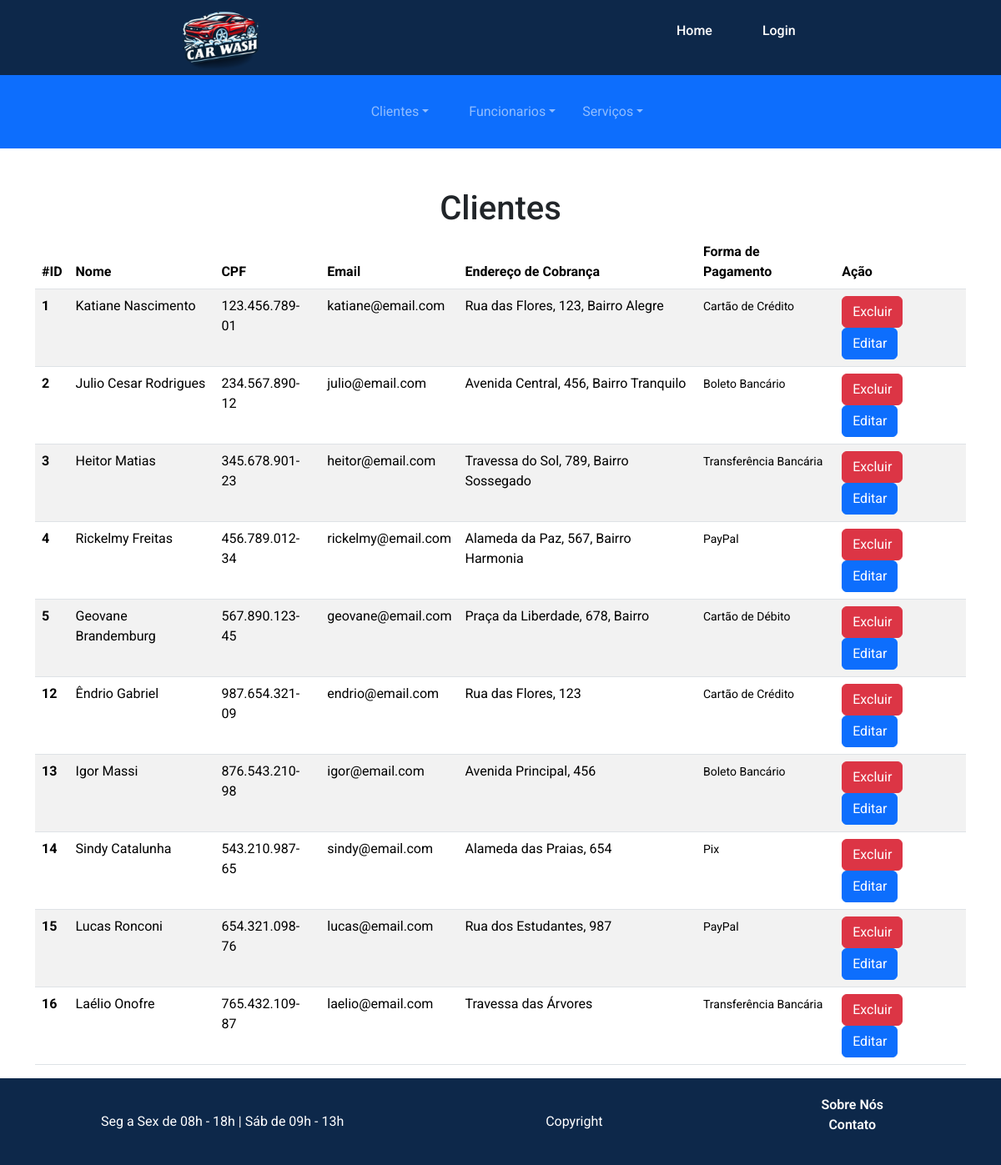
Screenshot of /backEnd/clienteLista.php with the database file from the repository.
### tables this page shows
CREATE TABLE `pessoas` (
  `id_pessoa` int(11) NOT NULL,
  `nome` varchar(255) NOT NULL,
  `cpf` varchar(255) NOT NULL,
  `email` varchar(255) NOT NULL
);

CREATE TABLE `clientes` (
  `id_cliente` int(11) NOT NULL,
  `enderecoCobranca` varchar(255) NOT NULL,
  `formaPagamento` varchar(255) NOT NULL
);

### Classes/Database.class.php (called while the page is built, shortened)
<?php
class Database
{
    private $host;
    private $username;
    private $password;
    private $database;
    private $connection;
    public function __construct($host, $username, $password, $database)
    {
        $this->host = $host;
        $this->username = $username;
        $this->password = $password;
        $this->database = $database;
    }
    private function connect()
    {
        $this->connection = new mysqli($this->host, $this->username, $this->password, $this->database);
    }
    public function query($sql)
    {
        return $this->connection->query($sql);
    }
}
?>

### control/DataBaseControl.class.php (called while the page is built)
<?php
require_once "../Classes/Database.class.php";
$db = new Database("localhost", "root", "", "lava_jato");
?>

### control/ClientesControl.class.php (called while the page is built, shortened)
<?php
require_once "../Classes/Clientes.class.php";
class ClienteControl {
    private $conexao;
    function __construct($conexao) {
        $this->conexao = $conexao;
    }
    public function listarObj() {
        $sql = "SELECT * FROM clientes";
        $result = $this->conexao->query($sql);
        $clientes = array();
        if ($result->num_rows > 0) {
            while ($row = $result->fetch_assoc()) {
                $clientes[] = $row;
            }
        }
        $sql = "SELECT * FROM pessoas";
        $result = $this->conexao->query($sql);
        $pessoas = array();
        if ($result->num_rows > 0) {
            while ($row = $result->fetch_assoc()) {
                foreach ($clientes as $cliente) {
                    if ($row['id_pessoa'] == $cliente['id_cliente']) {
                        $pessoas[] = $row;
                    }
                }
            }
        }
        if (count($clientes) != 0 && count($pessoas) != 0) {
            $clientesPessoas = array();
            for ($i = 0; $i < count($pessoas); $i++) {
                $clientesPessoas[$i] = new Cliente($pessoas[$i]['nome'], $pessoas[$i]['cpf'], $pessoas[$i]['email'], $clientes[$i]['enderecoCobranca'], $clientes[$i]['formaPagamento']);
                $clientesPessoas[$i]->setId($pessoas[$i]['id_pessoa']);
            }
            return $clientesPessoas;
        }
        return null;
    }
}
?>

### Classes/Pessoas.class.php (called while the page is built, shortened)
<?php
class Pessoas {
    private $id;
    private $nome;
    private $cpf;
    private $email;
    function __construct($nome = "", $cpf = "", $email = "")
    {
        $this->nome = $nome;
        $this->cpf = $cpf;
        $this->email = $email;
    }
    function getEmail()
    {
        return $this->email;
    }
    function getNome()
    {
        return $this->nome;
    }
    function getCpf()
    {
        return $this->cpf;
    }
    function getId()
    {
        return $this->id;
    }
    function setId($id)
    {
        return $this->id = $id;
    }
}
?>

### Classes/Clientes.class.php (called while the page is built, shortened)
<?php
require_once "Pessoas.class.php";
class Cliente extends Pessoas {
    private $enderecoCobranca;
    private $formaPagamento;
    function __construct($nome = "", $cpf = "", $email = "", $enderecoCobranca = "", $formaPagamento = "") {
        $this->enderecoCobranca = $enderecoCobranca;
        $this->formaPagamento = $formaPagamento;
    }
    function getEnderecoCobranca() {
        return $this->enderecoCobranca;
    }
    function getFormaPagamento() {
        return $this->formaPagamento;
    }
}
?>

### backEnd/clienteLista.php (the view, shortened to what this page needs)
<?php
require_once "../control/ClientesControl.class.php";
require_once "../control/DataBaseControl.class.php";
require_once "siteConfig.php";
criaHeader();
criarGerenciar();
$clienteControl = new ClienteControl($db);
?>
<div class="container">
    <h1 class ="text-center mt-5">Clientes</h1>
    <table class="table table-striped">
        <thead>
            <tr>
                <th scope="col">#ID</th>
                <th scope="col">Nome</th>
                <th scope="col">CPF</th>
                <th scope="col">Email</th>
                <th scope="col">Endereço de Cobrança</th>
                <th scope="col">Forma de Pagamento</th>
                <th scope="col">Ação</th>
            </tr>
        </thead>
        <tbody>
            <?php
            foreach ($clienteControl->listarObj() as $cliente) {
                echo '<tr>
                    <th scope="row">'.$cliente->getId().'</th>
                    <td>'.$cliente->getNome().'</td>
                    <td>'.$cliente->getCpf().'</td>
                    <td>'.$cliente->getEmail().'</td>
                    <td>'.$cliente->getEnderecoCobranca().'</td>
                    <td><small>'.$cliente->getFormaPagamento().'</small></td>
                    <td>
                        <a href="clienteExcluir.php?id='.$cliente->getId().'" class="btn btn-danger">Excluir</a>
                        <a href="clienteEditar.php?id='.$cliente->getId().'" class="btn btn-primary">Editar</a>
                    </td>
                </tr>';
            }
            ?>
        </tbody>
    </table>
</div>
<?php
criaFooter();
?>

### backEnd/siteConfig.php (shortened to what this page needs)
<?php
function criaHeader(){
    if (@$_SESSION["logado"] == 0) {
        echo '
        <!DOCTYPE html>
        <html lang="pt-br">
        <head>
            <meta charset="UTF-8">
            <meta name="viewport" content="width=device-width, initial-scale=1.0">
            <title>Car Wash</title>
            <link rel="stylesheet" href="../css/style.css">
            <link rel="stylesheet" href="../css/lava_jato.css">
            <link rel="icon" href="../img/logo.PNG" type="image/png">
            <link href="https://cdn.jsdelivr.net/npm/bootstrap@5.3.2/dist/css/bootstrap.min.css" rel="stylesheet"
>
            <script src="https://code.iconify.design/iconify-icon/1.0.7/iconify-icon.min.js"></script>
        </head>
        <body>
            <header>
                <div class="logo flex-center-row">
                    <img src="../img/logotipo.png" alt="Logo MetaTSI" width="100" height="90" style="border-radius: 35% ; ">
                </div>
                <ul class="flex-center-row">
                    <li><a href="../frontEnd/home.php">Home</a></li>
                    <li><a href="../frontEnd/login.php">Login</a></li>
                </ul>
            </header>';
    }
}
function criarGerenciar(){
    echo '
    <nav class="navbar navbar-expand-lg navbar-dark bg-primary " style="background-color: blue-800;" aria-label="Tenth navbar example">
    <div class="container-fluid">
      <button class="navbar-toggler" type="button" data-bs-toggle="collapse" data-bs-target="#navbarsExample08" aria-controls="navbarsExample08" aria-expanded="false" aria-label="Toggle navigation">
        <span class="navbar-toggler-icon"></span>
      </button>
      <div class="collapse navbar-collapse justify-content-md-center" id="navbarsExample08">
        <ul class="navbar-nav p-3">
          <li class="nav-item dropdown">
            <a class="nav-link dropdown-toggle" href="#" data-bs-toggle="dropdown" aria-expanded="false">Clientes</a>
            <ul class="dropdown-menu">
              <li><a class="dropdown-item" href="clienteLista.php">Listar Clietes</a></li>
              <li><a class="dropdown-item" href="clienteCadastrar.php">Cadastrar Clietes</a></li>
              <li><a class="dropdown-item" href="clienteInFiltro.php">Filtrar Servicos</a></li>
            </ul>
          </li>
        </ul>
        <ul class="navbar-nav p-3">
            <li class="nav-item dropdown">
              <a class="nav-link dropdown-toggle" href="#" data-bs-toggle="dropdown" aria-expanded="false">Funcionarios</a>
              <ul class="dropdown-menu">
                <li><a class="dropdown-item" href="funcionarioLista.php">Listar Funcionario</a></li>
                <li><a class="dropdown-item" href="funcionarioCadastrar.php">Cadastrar Funcionario</a></li>
                <li><a class="dropdown-item" href="funcionarioInFiltro.php">Filtar Servicos</a></li>
              </ul>
            </li>
          </ul>
          <ul class="navbar-nav" p-3>
            <li class="nav-item dropdown">
              <a class="nav-link dropdown-toggle" href="#" data-bs-toggle="dropdown" aria-expanded="false">Serviços</a>
              <ul class="dropdown-menu">
                <li><a class="dropdown-item" href="servicoLista.php">Listar Serviços</a></li>
                <li><a class="dropdown-item" href="ServicoCadastrar.php">Cadastrar Serviços</a></li>
                <li><a class="dropdown-item" href="servicoInFiltro.php">Filtar Servicos</a></li>
              </ul>
            </li>
          </ul>
      </div>
    </div>
  </nav>
';
}
function criaFooter(){
    echo '
    <footer class ="mt-auto">
    <div style="color: white;"> Seg a Sex de 08h - 18h | Sáb de 09h - 13h</div>
    <div style="color: white;"><iconify-icon icon="ic:outline-copyright"></iconify-icon>Copyright</div>
    <ul class="flex-center-column">
        <li><a href="#">Sobre Nós</a></li>
        <li><a href="#">Contato</a></li>
    </ul>
</footer>
<script src="https://cdn.jsdelivr.net/npm/bootstrap@5.3.2/dist/js/bootstrap.bundle.min.js"></script>
</body>
</html>';
}
?>

### css/style.css (style rules this page uses)
* { margin: 0; padding: 0; font-family: 'Roboto', sans-serif; box-sizing: border-box; }
body { min-height: 100vh; width: 100vw; display: flex; flex-direction: column; }
header { background-color: #0D284A; display: flex; justify-content: space-around; align-items: center; min-height: 80px; }
header ul { list-style: none; }
header ul li { padding: 10px 30px; font-weight: 500; }
header ul li a { text-decoration: none; color: white; }
.flex-center-row { display: flex; justify-content: center; align-items: center; flex-wrap: wrap; }
.flex-center-column { display: flex; flex-direction: column; justify-content: center; align-items: center; flex-wrap: wrap; padding: 20px; }
footer { background-color: #0D284A; display: flex; justify-content: space-around; align-items: center; min-height: 60px; }
footer ul li { list-style: none; }
footer ul li a { text-decoration: none; color: white; font-weight: 600; }

### rows the page displays
pessoas: id_pessoa "1", nome "Katiane Nascimento", cpf "123.456.789-01", email "katiane@email.com"
clientes: enderecoCobranca "Rua das Flores, 123, Bairro Alegre", formaPagamento "Cartão de Crédito"
pessoas: id_pessoa "2", nome "Julio Cesar Rodrigues", cpf "234.567.890-12", email "julio@email.com"
clientes: enderecoCobranca "Avenida Central, 456, Bairro Tranquilo", formaPagamento "Boleto Bancário"
pessoas: id_pessoa "3", nome "Heitor Matias", cpf "345.678.901-23", email "heitor@email.com"
clientes: enderecoCobranca "Travessa do Sol, 789, Bairro Sossegado", formaPagamento "Transferência Bancária"
pessoas: id_pessoa "4", nome "Rickelmy Freitas", cpf "456.789.012-34", email "rickelmy@email.com"
clientes: enderecoCobranca "Alameda da Paz, 567, Bairro Harmonia", formaPagamento "PayPal"
pessoas: id_pessoa "5", nome "Geovane Brandemburg", cpf "567.890.123-45", email "geovane@email.com"
clientes: enderecoCobranca "Praça da Liberdade, 678, Bairro", formaPagamento "Cartão de Débito"
pessoas: id_pessoa "12", nome "Êndrio Gabriel", cpf "987.654.321-09", email "endrio@email.com"
clientes: enderecoCobranca "Rua das Flores, 123", formaPagamento "Cartão de Crédito"
pessoas: id_pessoa "13", nome "Igor Massi", cpf "876.543.210-98", email "igor@email.com"
clientes: enderecoCobranca "Avenida Principal, 456", formaPagamento "Boleto Bancário"
pessoas: id_pessoa "14", nome "Sindy Catalunha", cpf "543.210.987-65", email "sindy@email.com"
clientes: enderecoCobranca "Alameda das Praias, 654", formaPagamento "Pix"
pessoas: id_pessoa "15", nome "Lucas Ronconi", cpf "654.321.098-76", email "lucas@email.com"
clientes: enderecoCobranca "Rua dos Estudantes, 987", formaPagamento "PayPal"
pessoas: id_pessoa "16", nome "Laélio Onofre", cpf "765.432.109-87", email "laelio@email.com"
clientes: enderecoCobranca "Travessa das Árvores", formaPagamento "Transferência Bancária"
